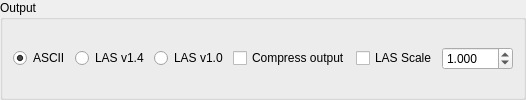
             <widget class="QGroupBox" name="outputBox">
              <property name="title">
               <string>Output</string>
              </property>
              <layout class="QHBoxLayout" name="horizontalLayout_4">
               <property name="spacing">
                <number>5</number>
               </property>
               <property name="leftMargin">
                <number>10</number>
               </property>
               <property name="topMargin">
                <number>0</number>
               </property>
               <property name="rightMargin">
                <number>10</number>
               </property>
               <property name="bottomMargin">
                <number>0</number>
               </property>
               <item>
                <widget class="QRadioButton" name="asciiButton">
                 <property name="text">
                  <string>ASCII</string>
                 </property>
                 <property name="checked">
                  <bool>true</bool>
                 </property>
                </widget>
               </item>
               <item>
                <widget class="QRadioButton" name="lasButton">
                 <property name="text">
                  <string>LAS v1.4</string>
                 </property>
                </widget>
               </item>
               <item>
                <widget class="QRadioButton" name="las10Button">
                 <property name="text">
                  <string>LAS v1.0</string>
                 </property>
                </widget>
               </item>
               <item>
                <widget class="QCheckBox" name="zipOutputButton">
                 <property name="text">
                  <string>Compress output</string>
                 </property>
                </widget>
               </item>
               <item>
                <widget class="QCheckBox" name="lasScaleCheckbox">
                 <property name="text">
                  <string>LAS Scale</string>
                 </property>
                </widget>
               </item>
               <item>
                <widget class="QDoubleSpinBox" name="lasScaleSpinbox">
                 <property name="frame">
                  <bool>true</bool>
                 </property>
                 <property name="decimals">
                  <number>3</number>
                 </property>
                 <property name="maximum">
                  <double>100.000000000000000</double>
                 </property>
                 <property name="value">
                  <double>1.000000000000000</double>
                 </property>
                </widget>
               </item>
              </layout>
             </widget>
